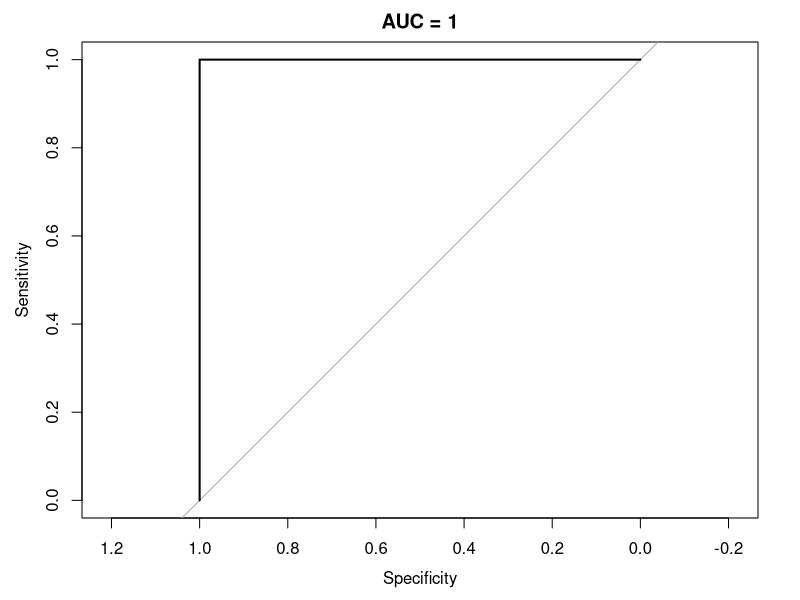

Here is the R script that generated this plot:
#Model evaluation and prediction
# Load required libraries
library(rpart)
library(caret)
library(pROC)
# Load the Iris dataset
data(iris)
# Split the data into training (70%) and testing (30%) sets
set.seed(123)
index <- createDataPartition(iris$Species, p = 0.7, list = FALSE)
training_data <- iris[index, ]
testing_data <- iris[-index, ]
# Train a Decision Tree model
model <- rpart(Species ~ ., data = training_data)
# Make predictions on the testing data
predictions <- predict(model, newdata = testing_data, type = "class")
# Evaluate the model
accuracy <- mean(predictions == testing_data$Species)
cat("Accuracy:", accuracy, "\n")
# Create a confusion matrix
confusion_matrix <- table(predictions, testing_data$Species)
cat("Confusion Matrix:\n", confusion_matrix, "\n")
# Create a ROC curve for binary classification
roc_curve <- roc(testing_data$Species, as.numeric(predictions))
auc_score <- auc(roc_curve)
plot(roc_curve, main = paste("AUC =", auc_score))